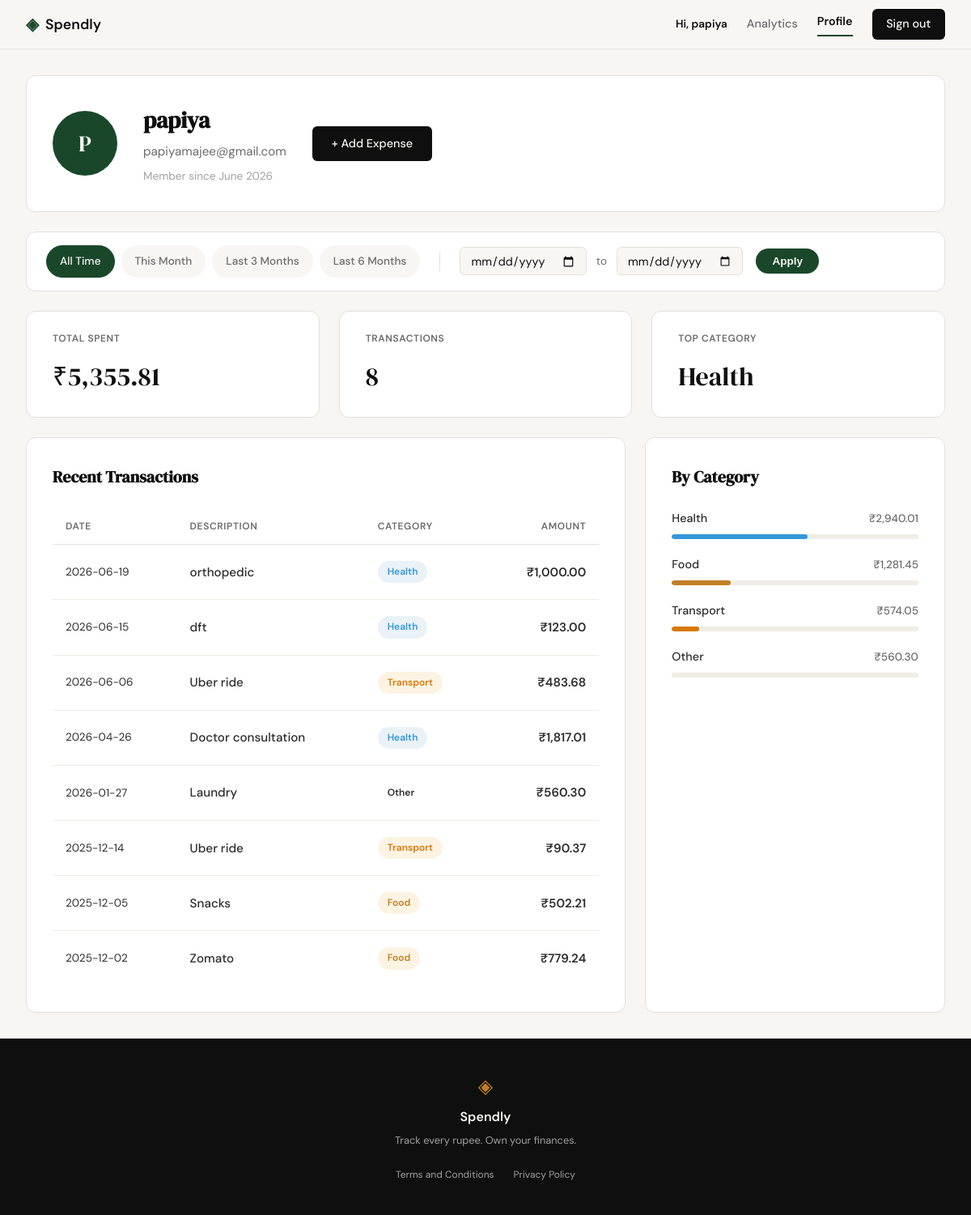
The app's page /profile (signed in) with its own data.
### tables this page shows
CREATE TABLE users (
            id INTEGER PRIMARY KEY AUTOINCREMENT,
            name TEXT NOT NULL,
            email TEXT UNIQUE NOT NULL,
            password_hash TEXT NOT NULL,
            created_at TEXT DEFAULT CURRENT_TIMESTAMP
        );

CREATE TABLE expenses (
            id INTEGER PRIMARY KEY AUTOINCREMENT,
            user_id INTEGER NOT NULL,
            amount REAL NOT NULL,
            category TEXT NOT NULL,
            date TEXT NOT NULL,
            description TEXT,
            created_at TEXT DEFAULT CURRENT_TIMESTAMP,
            FOREIGN KEY (user_id) REFERENCES users(id)
        );

### app.py (the view, shortened to what this page needs)
@app.route("/profile")
def profile():
    if not session.get("user_id"):
        flash("Please log in to view your profile.", "error")
        return redirect(url_for("login"))
    user_id = session["user_id"]
    user_record = get_user_by_id(user_id)
    date_from_raw = request.args.get("date_from")
    date_to_raw = request.args.get("date_to")
    date_from = None
    date_to = None
    today = date.today()
    presets = {
        "this_month": {
            "from": today.replace(day=1).isoformat(),
            "to": today.isoformat()
        },
        "last_3_months": {
            "from": (today - timedelta(days=90)).isoformat(),
            "to": today.isoformat()
        },
        "last_6_months": {
            "from": (today - timedelta(days=180)).isoformat(),
            "to": today.isoformat()
        }
    }
    user_data = {
        "name": user_record["name"],
        "email": user_record["email"],
        "initials": "U"
    }
    try:
        dt_member = datetime.strptime(user_record["created_at"], "%Y-%m-%d %H:%M:%S")
        user_data["member_since"] = dt_member.strftime("%B %Y")
    except (ValueError, TypeError):
        user_data["member_since"] = "Unknown"
    names = user_data["name"].split()
    if len(names) >= 2:
        user_data["initials"] = (names[0][0] + names[-1][0]).upper()
    elif names:
        user_data["initials"] = names[0][0].upper()
    raw_stats = get_user_stats(user_id, date_from, date_to)
    stats = {
        "total_spent": f"₹{raw_stats['total_spent']:,.2f}",
        "count": raw_stats['count'],
        "top_category": raw_stats['top_category'] or "None"
    }
    raw_expenses = get_user_expenses(user_id, date_from, date_to)
    transactions = []
    for exp in raw_expenses:
        transactions.append({
            "date": exp["date"],
            "desc": exp["description"],
            "category": exp["category"],
            "amount": f"₹{exp['amount']:,.2f}"
        })
    categories = get_category_breakdown(user_id, date_from, date_to)
    for cat in categories:
        cat["amount"] = f"₹{cat['amount']:,.2f}"
    return render_template("profile.html",
                           user=user_data,
                           stats=stats,
                           transactions=transactions,
                           categories=categories,
                           date_from=date_from,
                           date_to=date_to,
                           presets=presets)

### database/db.py (called while the page is built)
def get_db():
    conn = sqlite3.connect(DB_NAME)
    conn.row_factory = sqlite3.Row
    conn.execute("PRAGMA foreign_keys = ON;")
    return conn

def get_user_by_id(user_id):
    conn = get_db()
    cursor = conn.cursor()
    try:
        cursor.execute('SELECT * FROM users WHERE id = ?', (user_id,))
        return cursor.fetchone()
    finally:
        conn.close()

def get_user_expenses(user_id, date_from=None, date_to=None):
    conn = get_db()
    cursor = conn.cursor()
    try:
        query = 'SELECT * FROM expenses WHERE user_id = ?'
        params = [user_id]
        if date_from and date_to:
            query += ' AND date BETWEEN ? AND ?'
            params.extend([date_from, date_to])
        query += ' ORDER BY date DESC'
        cursor.execute(query, params)
        return cursor.fetchall()
    finally:
        conn.close()

def get_user_stats(user_id, date_from=None, date_to=None):
    conn = get_db()
    cursor = conn.cursor()
    try:
        date_filter = ""
        params_sub = [user_id]
        params_main = [user_id]
        if date_from and date_to:
            date_filter = " AND date BETWEEN ? AND ?"
            params_sub.extend([date_from, date_to])
            params_main.extend([date_from, date_to])
        query = f'''
            SELECT
                COALESCE(SUM(amount), 0) as total_spent,
                COUNT(id) as count,
                (SELECT category FROM expenses WHERE user_id = ? {date_filter} GROUP BY category ORDER BY SUM(amount) DESC LIMIT 1) as top_category
            FROM expenses
            WHERE user_id = ? {date_filter}
        '''
        cursor.execute(query, params_sub + params_main)
        return cursor.fetchone()
    finally:
        conn.close()

### templates/profile.html (shortened to what this page needs)
{% extends "base.html" %}
{% block head %}
    <link rel="stylesheet" href="{{ url_for('static', filename='css/profile.css') }}">
{% endblock %}
{% block content %}
<div class="profile-container">
    <div class="profile-header-card">
        <div class="profile-avatar">
            {{ user.initials }}
        </div>
        <div class="profile-details">
            <h1 class="profile-name">{{ user.name }}</h1>
            <p class="profile-email">{{ user.email }}</p>
            <p class="profile-meta">Member since {{ user.member_since }}</p>
        </div>
        <a href="{{ url_for('add_expense') }}" class="btn-primary">+ Add Expense</a>
    </div>
    <div class="filter-bar">
        <div class="filter-presets">
            <a href="{{ url_for('profile') }}"
               class="preset-btn {% if not date_from %}active{% endif %}">
                All Time
            </a>
            <a href="{{ url_for('profile', date_from=presets.this_month.from, date_to=presets.this_month.to) }}"
               class="preset-btn {% if date_from == presets.this_month.from and date_to == presets.this_month.to %}active{% endif %}">
                This Month
            </a>
            <a href="{{ url_for('profile', date_from=presets.last_3_months.from, date_to=presets.last_3_months.to) }}"
               class="preset-btn {% if date_from == presets.last_3_months.from and date_to == presets.last_3_months.to %}active{% endif %}">
                Last 3 Months
            </a>
            <a href="{{ url_for('profile', date_from=presets.last_6_months.from, date_to=presets.last_6_months.to) }}"
               class="preset-btn {% if date_from == presets.last_6_months.from and date_to == presets.last_6_months.to %}active{% endif %}">
                Last 6 Months
            </a>
        </div>
        <form action="{{ url_for('profile') }}" method="GET" class="filter-custom">
            <div class="input-group-row">
                <input type="date" id="date_from" name="date_from" value="{{ date_from or '' }}" required>
                <span class="to-text">to</span>
                <input type="date" id="date_to" name="date_to" value="{{ date_to or '' }}" required>
            </div>
            <button type="submit" class="apply-btn">Apply</button>
        </form>
    </div>
    <div class="stats-row">
        <div class="stat-card">
            <div class="stat-label">TOTAL SPENT</div>
            <div class="stat-value">{{ stats.total_spent }}</div>
        </div>
        <div class="stat-card">
            <div class="stat-label">TRANSACTIONS</div>
            <div class="stat-value">{{ stats.count }}</div>
        </div>
        <div class="stat-card">
            <div class="stat-label">TOP CATEGORY</div>
            <div class="stat-value">{{ stats.top_category }}</div>
        </div>
    </div>
    <div class="profile-bottom-grid">
        <div class="history-card">
            <h2 class="section-title">Recent Transactions</h2>
            <div class="history-table-container">
                <table class="history-table">
                    <thead>
                        <tr>
                            <th>DATE</th>
                            <th>DESCRIPTION</th>
                            <th>CATEGORY</th>
                            <th class="td-amount">AMOUNT</th>
                        </tr>
                    </thead>
                    <tbody>
                        {% for tx in transactions %}
                        <tr>
                            <td class="td-date">{{ tx.date }}</td>
                            <td class="td-desc">{{ tx.desc }}</td>
                            <td>
                                <span class="badge badge-{{ tx.category|lower }}">{{ tx.category }}</span>
                            </td>
                            <td class="td-amount">{{ tx.amount }}</td>
                        </tr>
                        {% endfor %}
                    </tbody>
                </table>
            </div>
        </div>
        <div class="category-card">
            <h2 class="section-title">By Category</h2>
            <div class="category-list">
                {% for cat in categories %}
                <div class="category-item">
                    <div class="category-info">
                        <span class="category-name">{{ cat.name }}</span>
                        <span class="category-value">{{ cat.amount }}</span>
                    </div>
                    <div class="progress-bar">
                        <div class="progress-fill fill-{{ cat.class }}" style="width: {{ cat.percent }}%"></div>
                    </div>
                </div>
                {% endfor %}
            </div>
        </div>
    </div>
</div>
{% endblock %}

### templates/base.html (shortened to what this page needs)
<!DOCTYPE html>
<html lang="en">
<head>
    <link rel="stylesheet" href="{{ url_for('static', filename='css/style.css') }}">
    {% block head %}{% endblock %}
</head>
<body>
    <nav class="navbar">
        <div class="nav-inner">
            <a href="{{ url_for('landing') }}" class="nav-brand">
                <span class="brand-icon">◈</span>
                <span class="brand-name">Spendly</span>
            </a>
            <div class="nav-links">
                {% if session.get('user_id') %}
                    <span class="nav-user">Hi, {{ session.get('user_name') }}</span>
                    <a href="{{ url_for('analytics') }}" class="{% if request.endpoint == 'analytics' %}active{% endif %}">Analytics</a>
                    <a href="{{ url_for('profile') }}" class="{% if request.endpoint == 'profile' %}active{% endif %}">Profile</a>
                    <a href="{{ url_for('logout') }}" class="nav-cta">Sign out</a>
                {% else %}
                    <a href="{{ url_for('login') }}">Sign in</a>
                    <a href="{{ url_for('register') }}" class="nav-cta">Get started</a>
                {% endif %}
            </div>
        </div>
    </nav>
    <main class="main-content">
        {% block content %}{% endblock %}
    </main>
    <footer class="footer">
        <div class="footer-inner">
            <span class="brand-icon">◈</span>
            <span class="footer-name">Spendly</span>
            <p class="footer-copy">Track every rupee. Own your finances.</p>
            <div class="footer-links">
                <a href="{{ url_for('terms') }}" class="footer-link">Terms and Conditions</a>
                <a href="{{ url_for('privacy') }}" class="footer-link">Privacy Policy</a>
            </div>
        </div>
    </footer>
</body>
</html>

### static/css/style.css (style rules this page uses)
:root { --ink: #0f0f0f; --ink-soft: #2d2d2d; --ink-muted: #6b6b6b; --ink-faint: #a0a0a0; --paper: #f7f6f3; --paper-warm: #f0ede6; --paper-card: #ffffff; --accent: #1a472a; --accent-light: #e8f0eb; --accent-2: #c17f24; --accent-2-light: #fdf3e3; --danger: #c0392b; --danger-light: #fdecea; --border: #e4e1da; --border-soft: #eeebe4; --font-display: 'DM Serif Display', Georgia, serif; --font-body: 'DM Sans', system-ui, sans-serif; --max-width: 1200px; --auth-width: 440px; --radius-sm: 6px; --radius-md: 12px; --radius-lg: 20px; }
*, *::before, *::after { box-sizing: border-box; margin: 0; padding: 0; }
html { font-size: 16px; scroll-behavior: smooth; }
body { background: var(--paper); color: var(--ink); font-family: var(--font-body); font-size: 1rem; line-height: 1.6; -webkit-font-smoothing: antialiased; }
a { color: inherit; text-decoration: none; }
.navbar { position: sticky; top: 0; z-index: 100; background: var(--paper); border-bottom: 1px solid var(--border); padding: 0 2rem; }
.nav-inner { max-width: var(--max-width); margin: 0 auto; height: 60px; display: flex; align-items: center; justify-content: space-between; }
.nav-brand { display: flex; align-items: center; gap: 0.5rem; font-family: var(--font-body); font-weight: 600; font-size: 1.1rem; color: var(--ink); }
.brand-icon { color: var(--accent); font-size: 1.3rem; }
.brand-name { color: var(--ink); }
.nav-links { display: flex; align-items: center; gap: 1.5rem; font-size: 0.9rem; font-weight: 500; }
.nav-links a { color: var(--ink-muted); transition: color 0.2s; }
.nav-links a.active { color: var(--ink); font-weight: 600; border-bottom: 2px solid var(--accent); padding-bottom: 0.25rem; }
.nav-user { color: var(--ink); font-weight: 600; font-size: 0.85rem; }
.nav-cta { background: var(--ink) !important; color: var(--paper) !important; padding: 0.45rem 1.1rem; border-radius: var(--radius-sm); transition: background 0.2s !important; }
.main-content { min-height: calc(100vh - 60px - 100px); }
.btn-primary { display: inline-block; background: var(--ink); color: var(--paper); padding: 0.65rem 1.5rem; border-radius: var(--radius-sm); font-family: var(--font-body); font-size: 0.9rem; font-weight: 500; cursor: pointer; border: none; transition: background 0.2s; text-decoration: none; }
.footer { background: var(--ink); color: var(--paper); padding: 2.5rem 2rem; text-align: center; }
.footer-inner { display: flex; flex-direction: column; align-items: center; gap: 0.4rem; }
.footer .brand-icon { color: var(--accent-2); font-size: 1.5rem; }
.footer-name { font-weight: 600; font-size: 1rem; }
.footer-copy { font-size: 0.8rem; color: var(--ink-faint); }
.footer-links { margin-top: 1rem; display: flex; gap: 1.5rem; }
.footer-link { font-size: 0.75rem; color: var(--ink-faint); transition: color 0.2s; }

### records on screen
users: get "papiya", name "papiya", email "papiyamajee@gmail.com"
expenses: date "2026-06-19", desc "orthopedic", category "Health", amount "₹1,000.00"
expenses: date "2026-06-15", desc "dft", category "Health", amount "₹123.00"
expenses: date "2026-06-06", desc "Uber ride", category "Transport", amount "₹483.68"
expenses: date "2026-04-26", desc "Doctor consultation", category "Health", amount "₹1,817.01"
expenses: date "2026-01-27", desc "Laundry", category "Other", amount "₹560.30"
expenses: date "2025-12-14", desc "Uber ride", category "Transport", amount "₹90.37"
expenses: date "2025-12-05", desc "Snacks", category "Food", amount "₹502.21"
expenses: date "2025-12-02", desc "Zomato", category "Food", amount "₹779.24"

### other values on screen
{{ user.initials }} "P"
{{ user.member_since }} "June 2026"
{{ stats.total_spent }} "₹5,355.81"
{{ stats.count }} "8"
{{ stats.top_category }} "Health"
{{ cat.name }} "Health" "Food" "Transport" "Other"
{{ cat.amount }} "₹2,940.01" "₹1,281.45" "₹574.05" "₹560.30"
